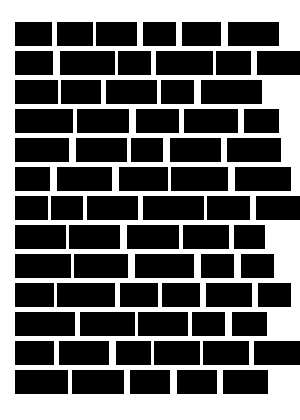
#> input picture tools/tests/fixtures/plain_cursive.jpg, 300 x 420 px, given in place of fixtures, which was not available
$ python numeral_page_detect.py tests/fixtures
#> lines starting #> are read from the running program, lines starting #| are printed output that depends on the picture; after the words box and inside, x2 and y2 are one past the last pixel; in counts of white or black regions, pixels touching at a corner belong together; pictures that were not available may be replaced by others from this repository, and a replacement may not be noted
#!/usr/bin/env python3
"""Score manuscript page images for numeral/symbol-run density (cipher-page triage), no model reading.

Built for RUN4-RAA (4 Oct 2026, na-raad-azie-1800): sweep 167 Nationaal Archief thumbnails for a cipher
leaf and hand only the top ~10 to an eye. Reusable for any thumbnail sweep of a digitised bundle.

Detector (stated, so a control can test it): each image is split into page units (a spread wider than
1.2 x its height is cut in two), each unit resampled to --width px wide (default 600), background-
normalised (divide by a 31 px box blur) and thresholded at 0.80. Text lines come from the row ink profile.
In each line the connected ink components are measured. Digit and symbol-cipher writing is many small,
separate, upright glyphs of near-equal height spaced along the line; Dutch/French cursive prose is joined
words -- fewer, wider components with tall ascender/descender loops. Per line:
  sep  = components per line-height of ink width (glyph separation),
  narrow = share of components with width/height in 0.25-1.1 and height 0.35-1.2 x the line's median
           height (digit-shaped),
  line score = sep * narrow.
The unit score is the mean of its top-5 line scores (so a cipher block inside a prose page still counts);
the image score is its best unit. Higher = more digit/symbol-like.
--line-max (SA-MP2, 7 Oct 2026): the unit score is instead the single best line score, so a short coded run
in a prose page (a few digit groups on one line) can rank; it is noisier on tables and ruled forms, so it is a
ranking for an eye, not a verdict.

Meant to catch: a full or half page of digit groups or symbol rows (a Janssens-style digit grid, the
Smissaert 209 paired digit rows). Must NOT be relied on for: a single coded line or a code number quoted
in prose (one line cannot move a top-5 mean), and tables/accounts in figures, which it will rank high too
(that is why the top candidates go to an eye, never straight to a verdict).

Usage: numeral_page_detect.py IMG [IMG ...] [--width 600] [--line-max] [--tsv out.tsv]
Offline test: tools/tests/test_numeral_page_detect.py (synthetic digit page vs synthetic cursive page).
"""
import argparse
import sys

import numpy as np
from PIL import Image
from scipy import ndimage


def units(img):
    w, h = img.size
    if w > 1.2 * h:
        return [img.crop((0, 0, w // 2, h)), img.crop((w // 2, 0, w, h))]
    return [img]


def binarize(unit, width):
    g = unit.convert("L")
    g = g.resize((width, max(1, round(g.size[1] * width / g.size[0]))), Image.LANCZOS)
    a = np.asarray(g, dtype=float)
    bg = ndimage.uniform_filter(a, 31) + 1.0
    ink = (a / bg) < 0.80
    # trim 4% margins (page edges, binding shadow)
    h, w = ink.shape
    my, mx = int(0.04 * h), int(0.04 * w)
    ink[:my] = ink[h - my:] = False
    ink[:, :mx] = ink[:, w - mx:] = False
    return ink


def lines(ink):
    prof = ink.sum(1).astype(float)
    if prof.max() == 0:
        return []
    on = prof > max(2.0, 0.15 * np.percentile(prof[prof > 0], 90))
    out, start = [], None
    for y, v in enumerate(on):
        if v and start is None:
            start = y
        elif not v and start is not None:
            if y - start >= 4:
                out.append((start, y))
            start = None
    if start is not None and len(on) - start >= 4:
        out.append((start, len(on)))
    return out


def line_score(band):
    lab, n = ndimage.label(band)
    if n < 4:
        return None
    objs = ndimage.find_objects(lab)
    hs = np.array([s[0].stop - s[0].start for s in objs], float)
    ws = np.array([s[1].stop - s[1].start for s in objs], float)
    keep = (hs * ws) >= 6  # drop specks
    hs, ws = hs[keep], ws[keep]
    if len(hs) < 4:
        return None
    mh = np.median(hs)
    cols = np.where(band.any(0))[0]
    span = (cols[-1] - cols[0] + 1) if len(cols) else 1
    sep = len(hs) / (span / max(mh, 1.0))
    asp = ws / hs
    narrow = np.mean((asp >= 0.25) & (asp <= 1.1) & (hs >= 0.35 * mh) & (hs <= 1.2 * mh))
    return float(sep * narrow)


def score_image(path, width=600, line_max=False):
#> called with path = 'tests/fixtures', width = 600, line_max = False
    img = Image.open(path)
#> img is the input picture: PIL image 300x420 L; min 0, max 255, mean 100.9
    best = 0.0
    for u in units(img):
#> in units, `w, h = img.size`: w = 300; h = 420
        ink = binarize(u, width)
        ls = [s for (a, b) in lines(ink) if (s := line_score(ink[a:b])) is not None]
        if ls:
            best = max(best, float(max(ls)) if line_max else float(np.mean(sorted(ls)[-5:])))
#> this loop made 1 pass
#> pass 1, in binarize, `g = g.resize((width, max(1, round(g.size[1] * width / g.size[0]))), Im..`:
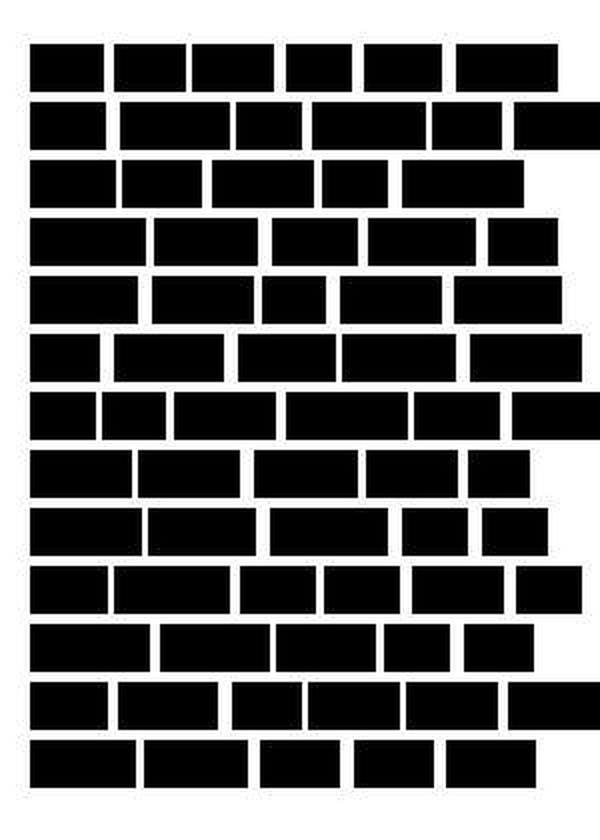
#> g: PIL image 600x840 L; min 0, max 255, mean 100.9
#> pass 1, in binarize, `bg = ndimage.uniform_filter(a, 31) + 1.0`:
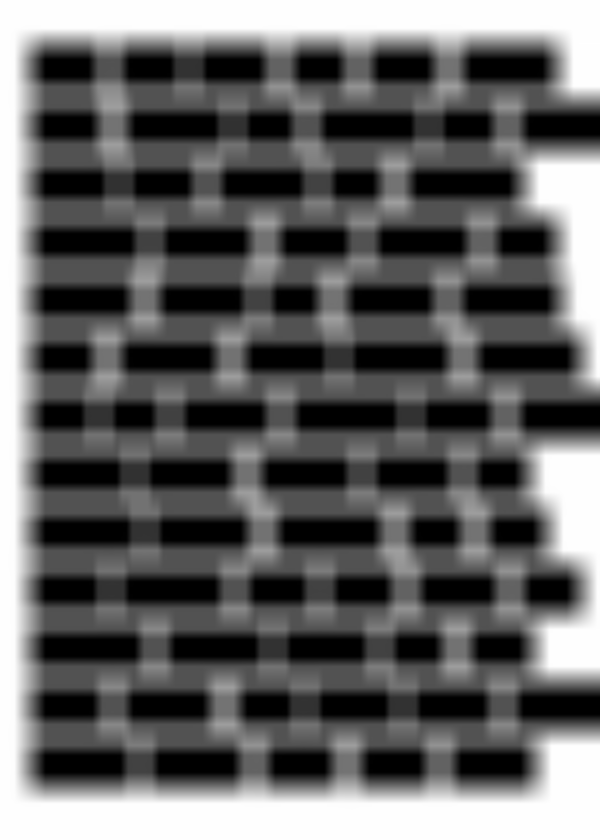
#> bg: shape (840, 600) float64; min 1, max 256, mean 101.9; drawn with min black and max white
#> pass 1, in binarize, `ink = (a / bg) < 0.80`:
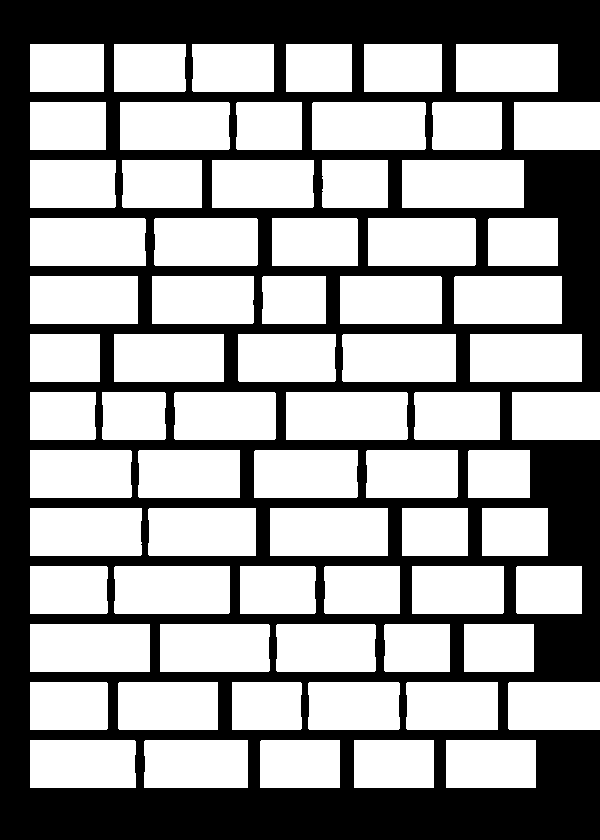
#> ink: shape (840, 600) bool; 60.2% white; 1 black region, box (x1, y1, x2, y2) and area: (0, 0, 600, 840) 200703
#> after the loop:
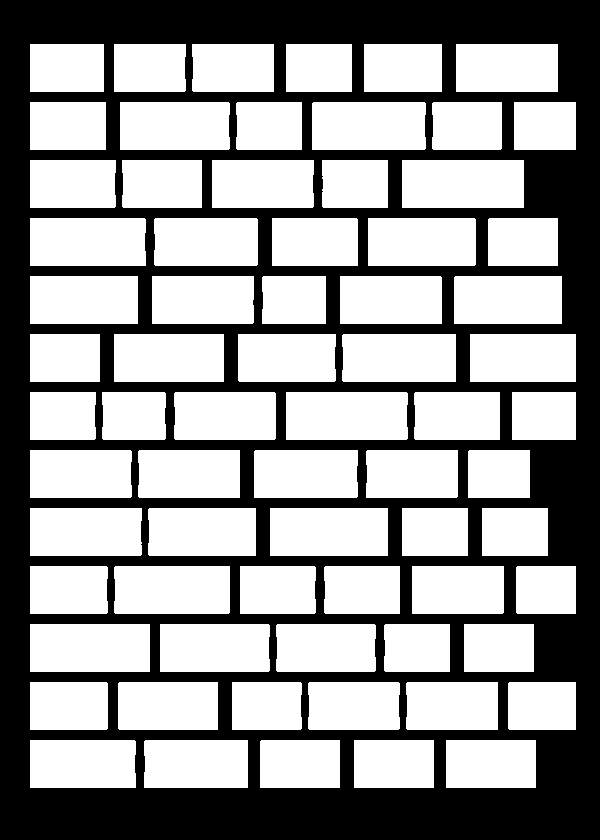
#> ink: shape (840, 600) bool; 59.4% white; 1 black region, box (x1, y1, x2, y2) and area: (0, 0, 600, 840) 204735
    return best


def main(argv=None):
    p = argparse.ArgumentParser(description=__doc__, formatter_class=argparse.RawDescriptionHelpFormatter)
    p.add_argument("images", nargs="+")
    p.add_argument("--width", type=int, default=600)
    p.add_argument("--line-max", action="store_true", help="score = best single line, not top-5 mean")
    p.add_argument("--tsv")
    a = p.parse_args(argv)
    rows = [(f, score_image(f, a.width, a.line_max)) for f in a.images]
#> rows = [('tests/fixtures', 0)]
    out = open(a.tsv, "w") if a.tsv else sys.stdout
    out.write("image\tscore\n")
    for f, s in rows:
        out.write(f"{f}\t{s:.4f}\n")
#> this loop made 1 pass
#| tests/fixtures	0.0000


if __name__ == "__main__":
    main()

$ run again, on tools/tests/fixtures/plain_printed.jpg
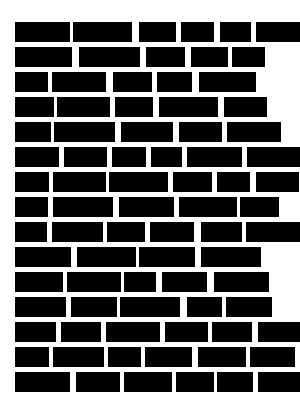
#> input picture tools/tests/fixtures/plain_printed.jpg, 300 x 420 px, given in place of fixtures, which was not available
#> in score_image, img is the input picture: PIL image 300x420 L; min 0, max 255, mean 105.4
#> in units, `w, h = img.size`: w = 300; h = 420
#> the loop in score_image, `for u in units(img):` made 1 pass
#> (h in binarize, w in binarize, my in binarize, mx in binarize) on pass 1: (840, 600, 33, 24)
#> pass 1, in binarize, `ink = (a / bg) < 0.80`:
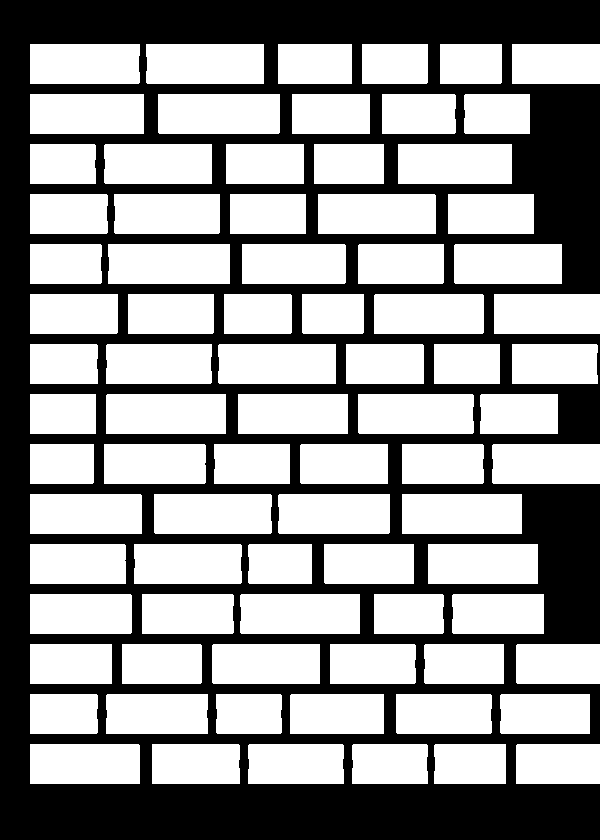
#> ink: shape (840, 600) bool; 58.5% white; 1 black region, box (x1, y1, x2, y2) and area: (0, 0, 600, 840) 209270
#> after the loop in score_image, `for u in units(img):`:
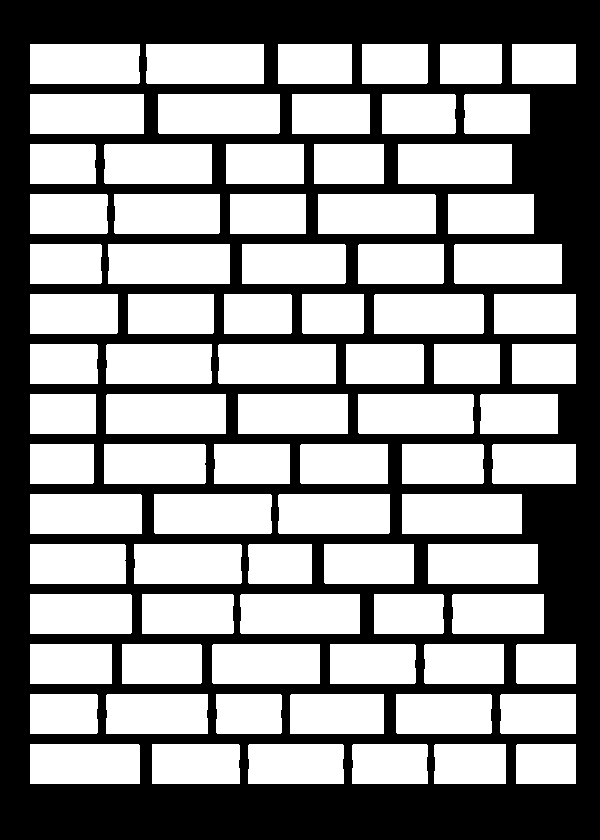
#> ink: shape (840, 600) bool; 57.2% white; 1 black region, box (x1, y1, x2, y2) and area: (0, 0, 600, 840) 215487
#> rows = [('tests/fixtures', 0)]
#> the loop in main, `for f, s in rows:` made 1 pass
#> (printed output is left out)
